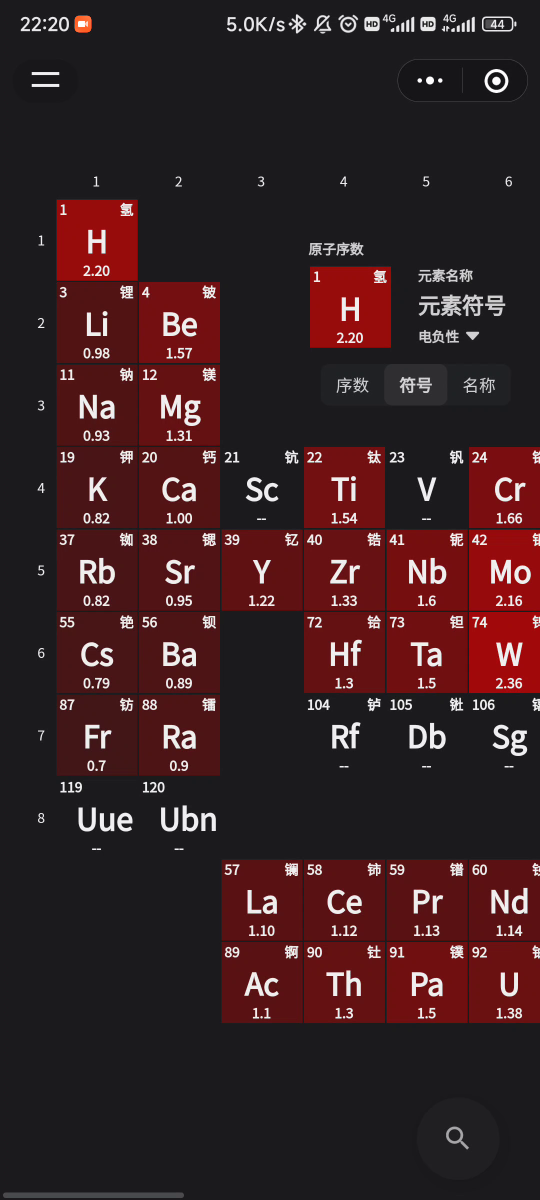
#> input picture frame 8 of examples/pt.mp4, 1080 x 2400 px, given in place of aws.mp4, which was not available (shown at 1/2 size)
$ python canny.py
#> lines starting #> are read from the running program, lines starting #| are printed output that depends on the picture
import numpy as np
import cv2

cap = cv2.VideoCapture('../video/aws.mp4')

while cap.isOpened():
    ret, frame = cap.read()
#> frame is the input picture: shape (2400, 1080, 3); mean B, G, R 35.2, 32.7, 56.7
    frame = cv2.Canny(frame, 100, 200)
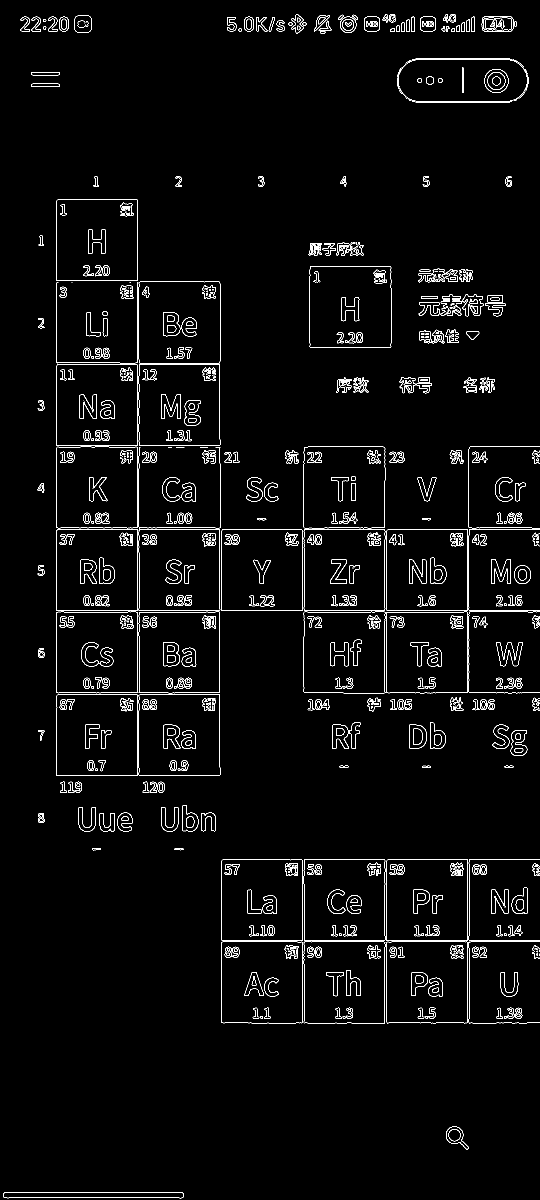
#> frame: shape (2400, 1080) (shown at 1/2 size); 2.7% white in thin lines or dots
    cv2.imshow('frame', frame)
    c = cv2.waitKey(1)
#> (key Esc is pressed here)
    if c == 27:
        break

cap.release()
cv2.destroyAllWindows()

$ run again, starting later in the video
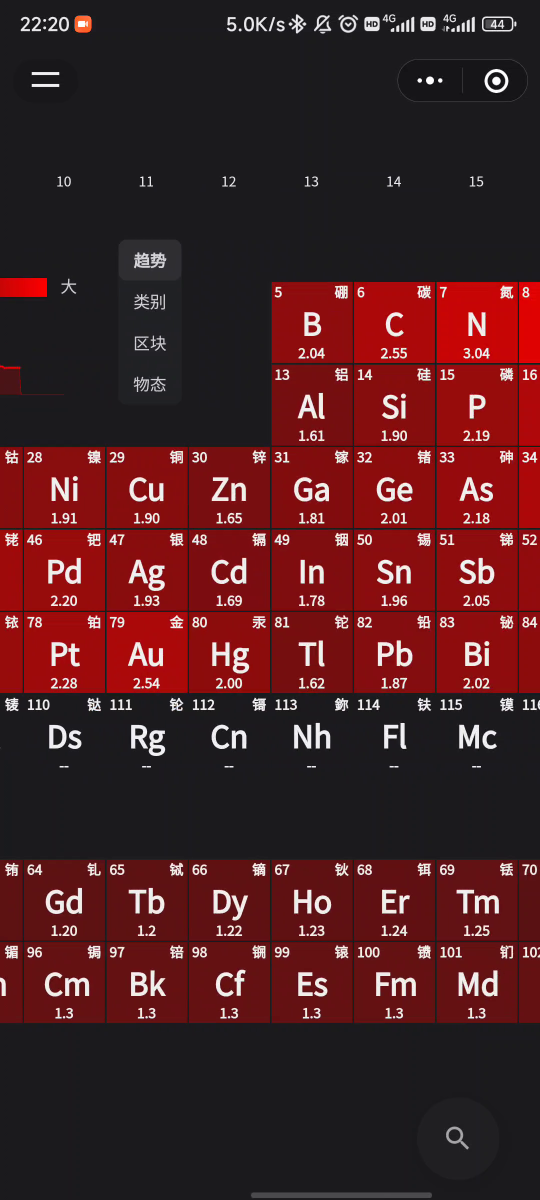
#> input picture frame 39 of examples/pt.mp4, 1080 x 2400 px, given in place of aws.mp4, which was not available (shown at 1/2 size)
#> frame is the input picture: shape (2400, 1080, 3); mean B, G, R 34.2, 32, 74.3
#> `frame = cv2.Canny(frame, 100, 200)`:
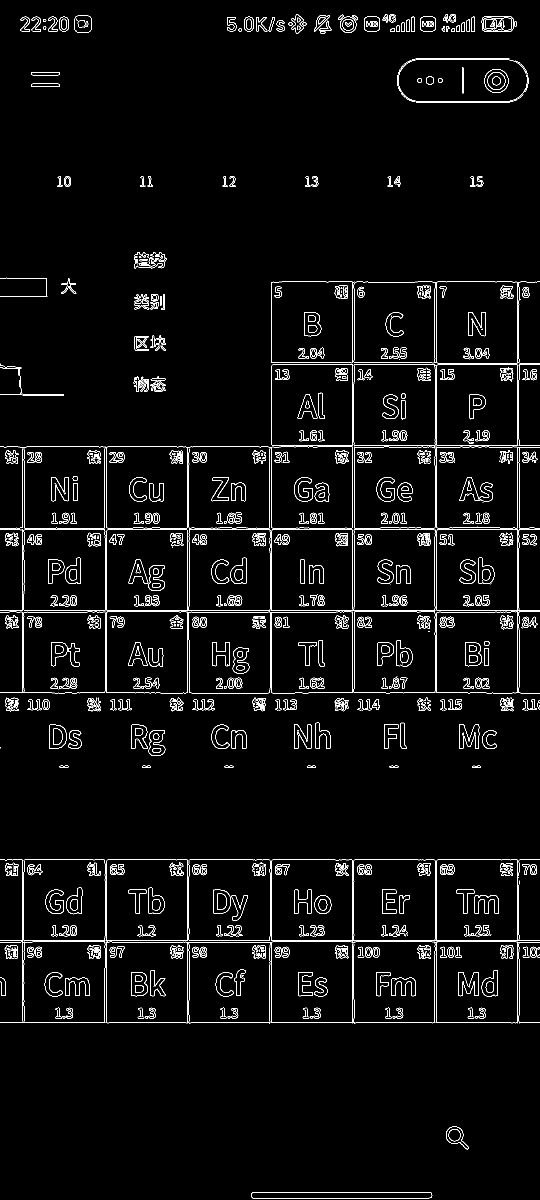
#> frame: shape (2400, 1080) (shown at 1/2 size); 3.3% white in thin lines or dots

$ run again, starting later in the video
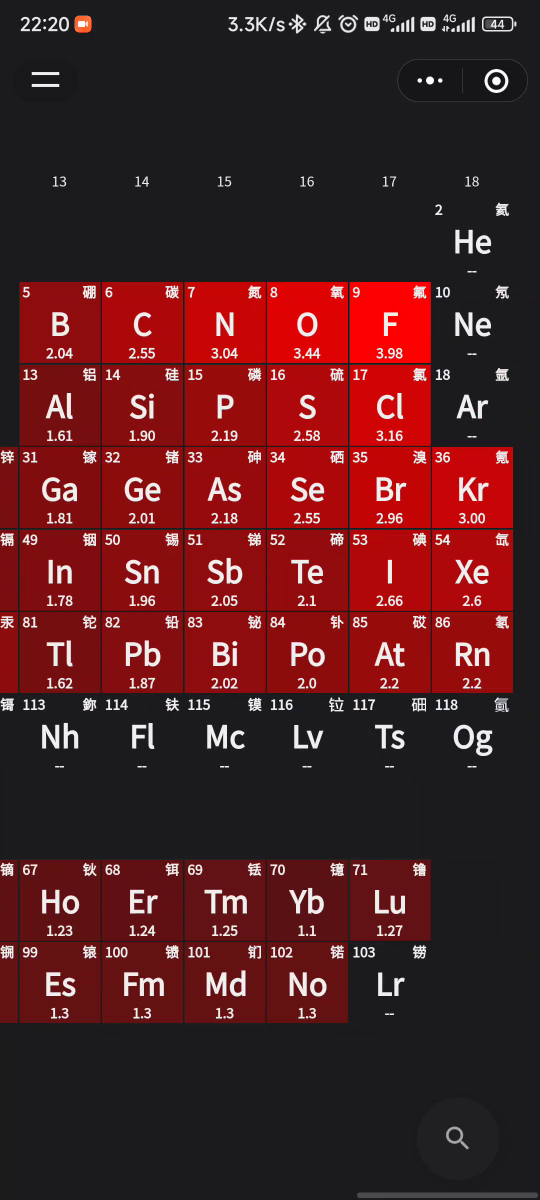
#> input picture frame 70 of examples/pt.mp4, 1080 x 2400 px, given in place of aws.mp4, which was not available (shown at 1/2 size)
#> frame is the input picture: shape (2400, 1080, 3); mean B, G, R 33.5, 31.2, 78.5
#> `frame = cv2.Canny(frame, 100, 200)`:
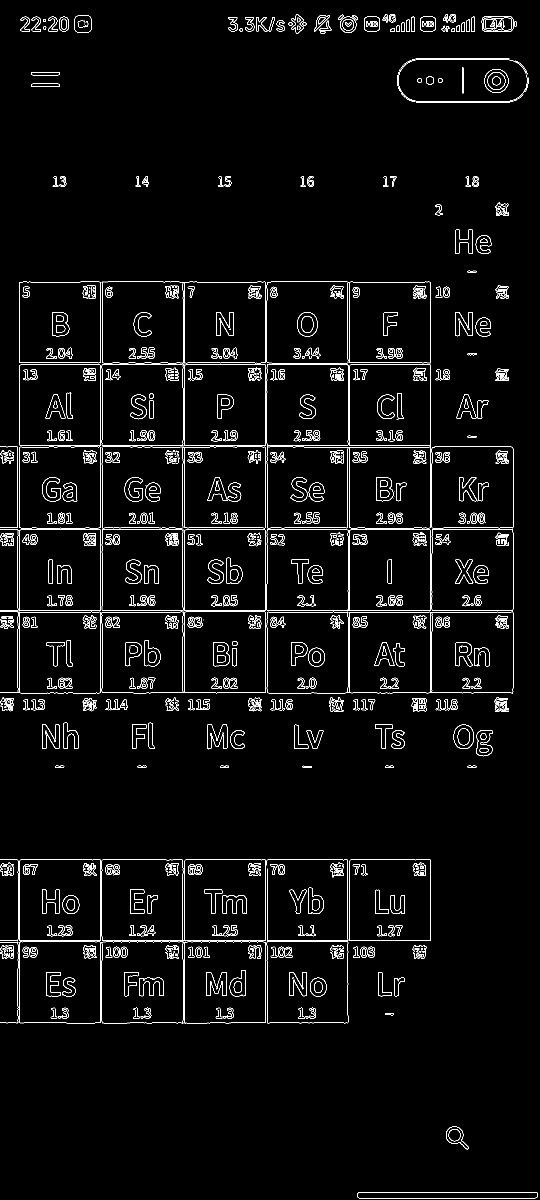
#> frame: shape (2400, 1080) (shown at 1/2 size); 3.2% white in thin lines or dots
